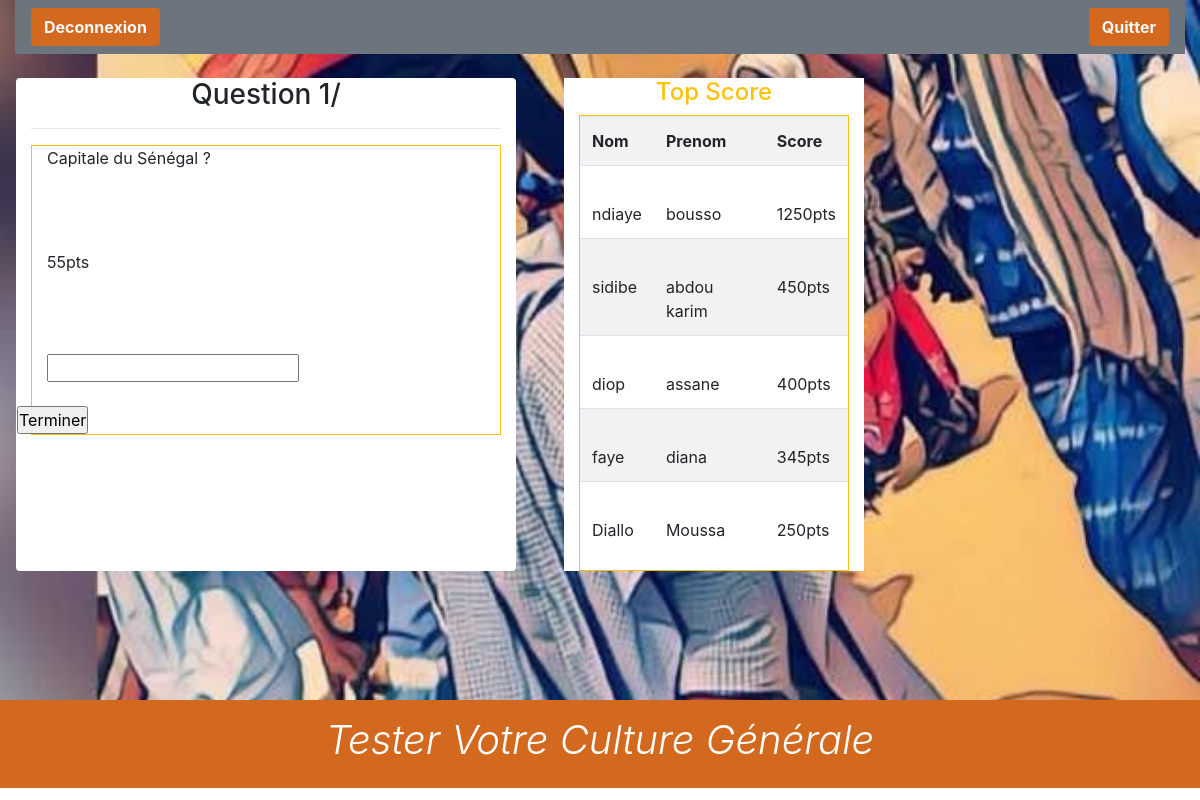
The app's page /SRC/joueur.php?page=0 with its own data.
### tables this page shows
CREATE TABLE `creerquestion` (
  `id` int(11) NOT NULL,
  `question` text NOT NULL,
  `point` int(11) NOT NULL,
  `reponse` varchar(255) NOT NULL
);

CREATE TABLE `score` (
  `id` int(11) NOT NULL,
  `score` int(11) NOT NULL,
  `id_user` int(11) NOT NULL
);

CREATE TABLE `user` (
  `id` int(11) NOT NULL,
  `login` varchar(50) NOT NULL,
  `nom` varchar(50) NOT NULL,
  `prenom` varchar(50) NOT NULL,
  `password` varchar(50) NOT NULL,
  `avatar` varchar(255) NOT NULL,
  `role` varchar(50) NOT NULL
);

### SRC/joueur.php (the view, shortened to what this page needs)
<!doctype html>
<html lang="en">
  <head>
    <link rel="stylesheet" href="https://stackpath.bootstrapcdn.com/bootstrap/4.5.0/css/bootstrap.min.css">
    <link rel="stylesheet" href="../ASSET/CSS/user.css">
  </head>
  <body>
<div class="container-fluid">
    <div class="navbar bg-secondary ">
        <div class="button">
        <a class="btn text-light font-weight-bold " href="Deconnexion.php">Deconnexion</a>
        </div>
         <div class="button">
            <div class="  mx-auto col-md-4 "><img class='rounded rounded-circle' height='15%' width='30%' src="../IMAGE/<?php echo $_SESSION["user"]["avatar"]  ?>" alt=""></div>
        </div>
        <div class="button">
          <a class="btn text-light font-weight-bold " href="table-recap.php">Quitter</a>
        </div>
    </div>
    <div class="row">
    <div class="rounded rounded-top col-lg-5 bg-white mt-4 ml-3" >
   <h3 class="row justify-content-center">Question <?php echo ($_GET['page']+1). "/". $_COOKIE["fixe_question"];?></h3><hr>
<fieldset class="border  border-warning">
<div class="col" id="">
    <form action="./corriger.php" method="post">
<?php
$cnx=getConnection();
if (!$cnx){
     $MessageConnexion = die ("connection impossible");
    }else{
        $afiche = $cnx->prepare("SELECT * FROM `creerquestion`");
        $afiche->execute();
        $montableau= $afiche->fetchAll();
    if ($montableau[$_GET['page']]['reponse']=="texte") {
        ?>
        <label for=""><?php echo $montableau[$_GET['page']]['question']   ?></label><br><br><br><br>
       <label > <?php echo $montableau[$_GET['page']]['point'] ?>pts</label><br><br><br><br>
        <input type="text" name="question" id="" value=""><br><br>
        <?php
        }
}
?>
</div>
<div class="row">
   <?php
    if($_GET['page']<( $_COOKIE["fixe_question"]-1) )
    {
     ?>
   <input type="submit" name="suivant" id="suivant" value="Suivant">
   <?php
    }else{
     ?>
        <input type="submit" name="suivant" id="suivant" value="Terminer">
    <?php
    }
     ?>
</div>
</fieldset>
    </div>
<div class=" bg-white fl-5 col-lg-3 ml-5 mt-4" height='500px' width='100px'>
<h4 class="row  justify-content-center text-warning">Top Score</h4>
<fieldset class=" border border-warning">
<?php
$cnx = getConnection();
$state = $cnx->prepare("SELECT user.id, nom,prenom, score FROM `user`,score WHERE `role`='joueur' AND user.id=score.id  ORDER BY score DESC");
$state->execute();
$result =$state->fetchAll();
echo "<table  class='table table-striped'>";
echo "<td><strong>  Nom </strong></td> <td><strong>  Prenom </strong></td> <td><strong> Score  </strong> </td>";
for ($i=0; $i<5; $i++) {
        echo"<tr>";
        echo "<td> <br>".$result[$i]["nom"]."</td>";
        echo "<td> <br>".$result[$i]["prenom"]."</td>";
        echo "<td> <br>".$result[$i]["score"]. "pts </td>";
        echo"</tr>";
    }
echo"</table>";
?>
</fieldset>
</div>
</div>
</div>
<footer class="containers  bg-ms-4 ">
    <div class="container">
        <div class="row ">
            <div class="col text-center col-expand-md">
                <h1 class="text-capitalize text-white font-italic font-weight-light p-3">
                    tester votre culture générale
                </h1>
            </div>
        </div>
    </div>
</footer>
  </body>
</html>

### ASSET/CSS/user.css (style rules this page uses)
* { padding: 0px; margin: 0px; }
.container-fluid { background-image: url('../IMG/profil.jpeg'); width: 100%; height: 700px; background-size: cover; }
.containers { background-color: chocolate; }
.btn { background-color: chocolate; }

### records on screen
creerquestion: question "Capitale du Sénégal ?", point "55"
score: user.nom "ndiaye", user.prenom "bousso", score "1250"
score: id_user.nom "sidibe", id_user.prenom "abdou karim", score "450"
score: id_user.nom "diop", id_user.prenom "assane", score "400"
score: user.nom "faye", user.prenom "diana", score "345"
score: id_user.nom "Diallo", id_user.prenom "Moussa", score "250"

### other values on screen
$_GET['page']+1 "1"
